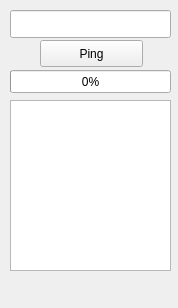
<ui version="4.0" >
 <class>MainWindow</class>
 <widget class="QMainWindow" name="MainWindow" >
  <property name="geometry" >
   <rect>
    <x>0</x>
    <y>0</y>
    <width>178</width>
    <height>308</height>
   </rect>
  </property>
  <property name="windowTitle" >
   <string>MainWindow</string>
  </property>
  <widget class="QWidget" name="centralwidget" >
   <widget class="QProgressBar" name="progressBar" >
    <property name="geometry" >
     <rect>
      <x>10</x>
      <y>70</y>
      <width>161</width>
      <height>23</height>
     </rect>
    </property>
    <property name="value" >
     <number>0</number>
    </property>
   </widget>
   <widget class="QLineEdit" name="lineEdit" >
    <property name="geometry" >
     <rect>
      <x>10</x>
      <y>10</y>
      <width>161</width>
      <height>28</height>
     </rect>
    </property>
   </widget>
   <widget class="QPushButton" name="pushButton" >
    <property name="geometry" >
     <rect>
      <x>40</x>
      <y>40</y>
      <width>103</width>
      <height>27</height>
     </rect>
    </property>
    <property name="text" >
     <string>Ping</string>
    </property>
   </widget>
   <widget class="QPlainTextEdit" name="plainTextEdit" >
    <property name="geometry" >
     <rect>
      <x>10</x>
      <y>100</y>
      <width>161</width>
      <height>171</height>
     </rect>
    </property>
    <property name="readOnly" >
     <bool>true</bool>
    </property>
   </widget>
  </widget>
  <widget class="QMenuBar" name="menubar" >
   <property name="geometry" >
    <rect>
     <x>0</x>
     <y>0</y>
     <width>178</width>
     <height>26</height>
    </rect>
   </property>
  </widget>
 </widget>
 <resources/>
 <connections/>
</ui>
